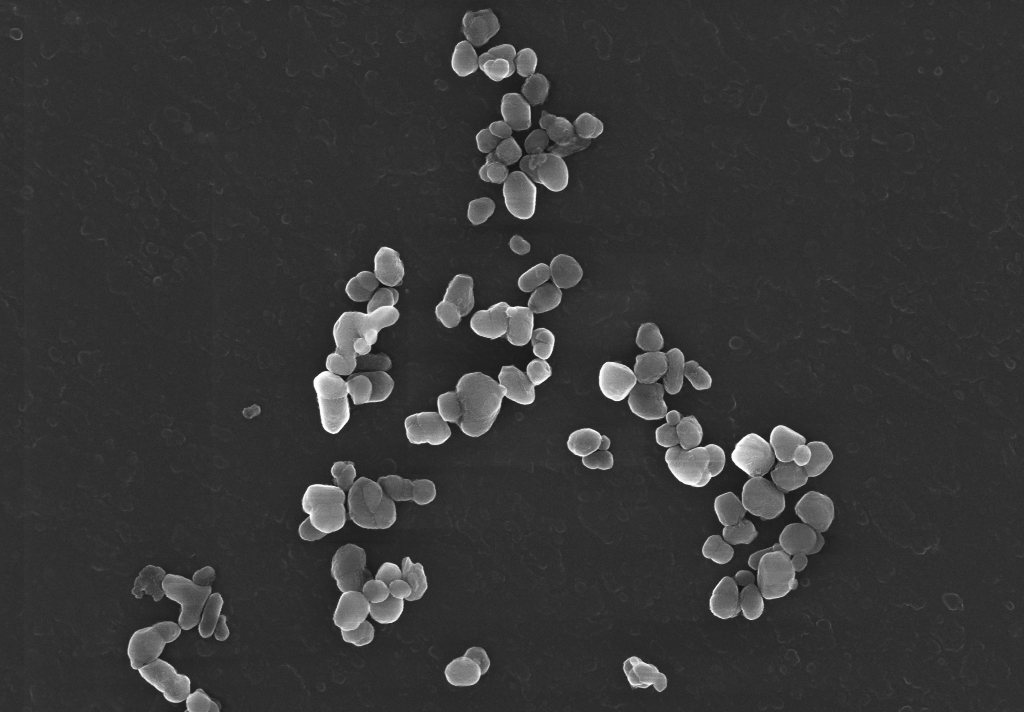
#> input picture archive/Automatic_SEM_Image_Segmentation/Input_Images/1908248.tif, 1024 x 712 px
$ python -i Measurements.py   (imports and definitions only)
#> lines starting #> are read from the running program, lines starting #| are printed output that depends on the picture; after the words box and inside, x2 and y2 are one past the last pixel; in counts of white or black regions, pixels touching at a corner belong together
#> further down, picture is the input picture: shape (712, 1024, 3); min 19, max 254, mean 55.1
import numpy as np
import cv2

from skimage.filters import threshold_otsu
from skimage.segmentation import watershed
from skimage.feature import peak_local_max
from scipy import ndimage


class Measure(object):
    """
    Helper class for obtaining different measurements of objects in an image.
    Requires numpy, cv2, scipy and scikit-image.
    For installation, run:
    pip install numpy
    pip install opencv-python
    pip install scipy
    pip install scikit-image
    """

    def __init__(self, img, pixelDistance=1.0, knownDistance=1.0, unit='pixels', threshold=-1.0, darkBackground=False,
                 applyWatershed=True, excludeEdges=True, grayscaleImage=None):
        """
        :param img: Image (as numpy array)
        :param pixelDistance: For calibration: Known distance of an object in pixels
        :param knownDistance: For calibration: Known distance of an object in real units
        :param unit: For calibration: Unit used in the calibration
        :param threshold: If the image is not a black/white image, use this value for the threshold (-1 means Otsu)
        :param darkBackground: Is the background dark or bright (only relevant if the image is thresholded)
        :param excludeEdges: Exclude particles touching the edges of the image
        :param grayscaleImage: The grayscale image (only relevant if img is a mask of a corresponding grayscale image
                               and mean intensities under the mask are needed)
        """
#> called with pixelDistance = 1, knownDistance = 1, unit = 'pixels', threshold = -1, darkBackground = False, applyWatershed = True, excludeEdges = True
        # If not a grayscale image, convert to grayscale and apply
        # threshold and watershed (needed by cv2.findContours())
        if len(img.shape) != 2:
            self.image = cv2.cvtColor(src=img.copy(), code=cv2.COLOR_BGR2GRAY).copy()
        #if any values where 0<val<255
        if np.any((img > 1) & (img < 255)) or np.all((img >= 0) & (img <= 1)):
            self.image = Measure.segment(img, threshold=threshold, darkBackground=darkBackground,
                                      applyWatershed=applyWatershed)
        else:
            self.image = np.asarray(img.copy(), dtype='uint8')

        if not (grayscaleImage is None):
            if len(grayscaleImage.shape) != 2:
                self.gsImage = cv2.cvtColor(src=grayscaleImage.copy(), code=cv2.COLOR_BGR2GRAY).copy()
            else:
                self.gsImage = np.asarray(grayscaleImage.copy())

        self._allContours = None
        self._convexHullUpper = None
        self._convexHullLower = None
        self.areas = None
        self.completenessScores = None
        self.contours = None
        self.contourHierarchy = None
        self.convexHulls = None
        self.convexnessScores = None
        self.maxFeretDiameters = None
        self.maxFeretPoints = None
        self.minFeretDiameters = None
        self.minFeretPoints = None
        self.number = None
        self.perimeters = None
        self.meanIntensities = None
        self.minAreaRects = None
        self.minFeretRects = None

        self.pixelDistance = pixelDistance
        self.knownDistance = knownDistance
        self.unit = unit
        self.excludeEdges = excludeEdges

        # Get the contours because they are needed for all further calculations
        self.__calculateContours()

    # [185 lines left out: functions __orientation, __polygon_area, __dist, __rotate_contour, __calculateContours, __removeShapeMeasurements and 1 more, not called in this run]

    @staticmethod
    def segment(image, threshold=-1.0, applyWatershed=True, min_distance=9, darkBackground=False):
        """
        Segments a grayscale image based on threshold and watershed.
        :param image: Image that is segmented
        :param threshold: Threshold value (if < 0, Otsu threshold is applied)
        :param applyWatershed: Whether to apply Watershed after thresholding
        :param min_distance: Minimum distance that will be split by watershed lines (increase if oversegmentation occurs)
        :param darkBackground: If True, values > threshold are set to 255, if False, values < Threshold are set to 255.
        :return: Segmented image as numpy array of dtype=uint8, values are 0 and 255.
        """
#> called with threshold = -1, applyWatershed = True, min_distance = 9, darkBackground = False
        img = image.copy()

        if threshold < 0:
            threshold = threshold_otsu(img)
#> threshold = 89
        if darkBackground:
            mask = img > threshold
        else:
            mask = img < threshold
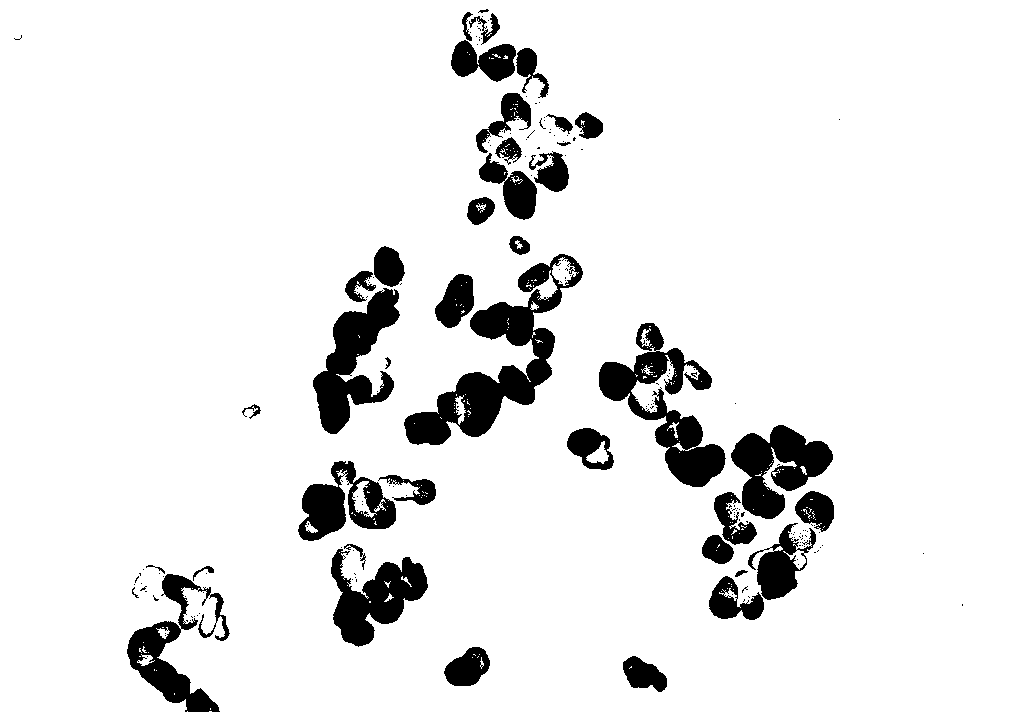
#> mask: shape (712, 1024, 3) bool; 91.3% white; 198 black regions (158 under 20 px), largest, box (x1, y1, x2, y2) and area: (404, 254, 583, 445) 9587, (599, 323, 726, 487) 7152, (313, 288, 400, 434) 5795

        if not applyWatershed or np.min(mask) == np.max(mask):
            return np.asarray(mask * 255, dtype='uint8')

        # Get the Euclidian Distance Map and smooth it
        distance = ndimage.distance_transform_edt(mask)
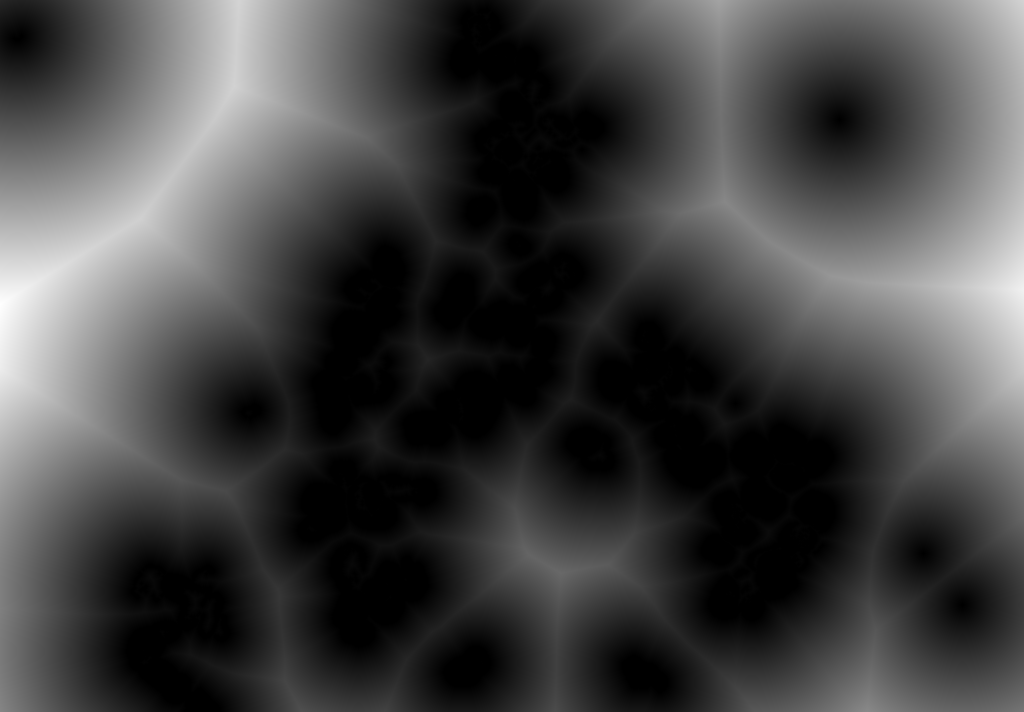
#> distance: shape (712, 1024, 3) float64; min 0, max 264.6, mean 70.6; drawn with min black and max white
        distance = ndimage.gaussian_filter(distance, sigma=1)

        # Get the local maxima of the distance map as an image
        local_max = peak_local_max(distance, min_distance=min_distance)
#> local_max = empty array
        local_maxi = np.zeros_like(img, dtype='uint8')
        local_maxi[tuple(local_max.T)] = 1

        # Merge maxima that are close by
        # local_maxi = ndimage.binary_dilation(local_maxi, iterations=2)
        # Contract the maxima back into a single point
        # local_maxi = ndimage.binary_erosion(local_maxi, iterations=2)

        markers = ndimage.label(local_maxi)[0]
#> (the run stopped early here; a loop or call above may not have finished)

$ run again, on archive/Automatic_SEM_Image_Segmentation/Input_Images/1908250.tif
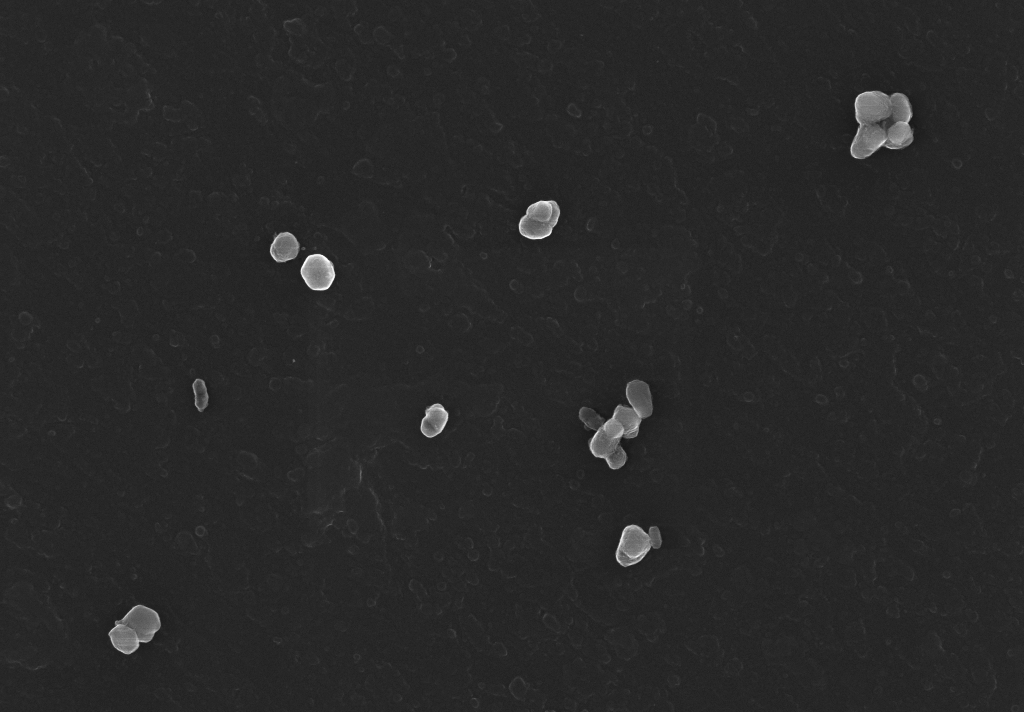
#> input picture archive/Automatic_SEM_Image_Segmentation/Input_Images/1908250.tif, 1024 x 712 px
#> picture is the input picture: shape (712, 1024, 3); min 21, max 254, mean 40.8
#> threshold = 84
#> in segment, `mask = img < threshold`:
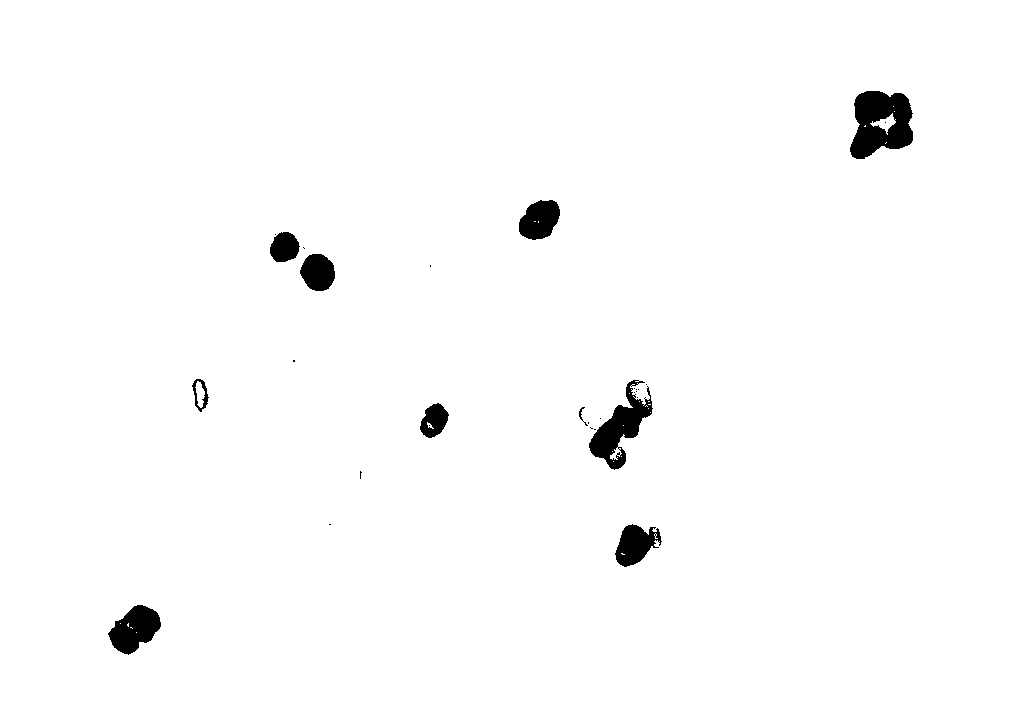
#> mask: shape (712, 1024, 3) bool; 98.4% white; 29 black regions (19 under 20 px), largest, box (x1, y1, x2, y2) and area: (850, 91, 913, 159) 3033, (589, 380, 653, 470) 2211, (108, 605, 161, 655) 1625
#> in segment, `distance = ndimage.distance_transform_edt(mask)`:
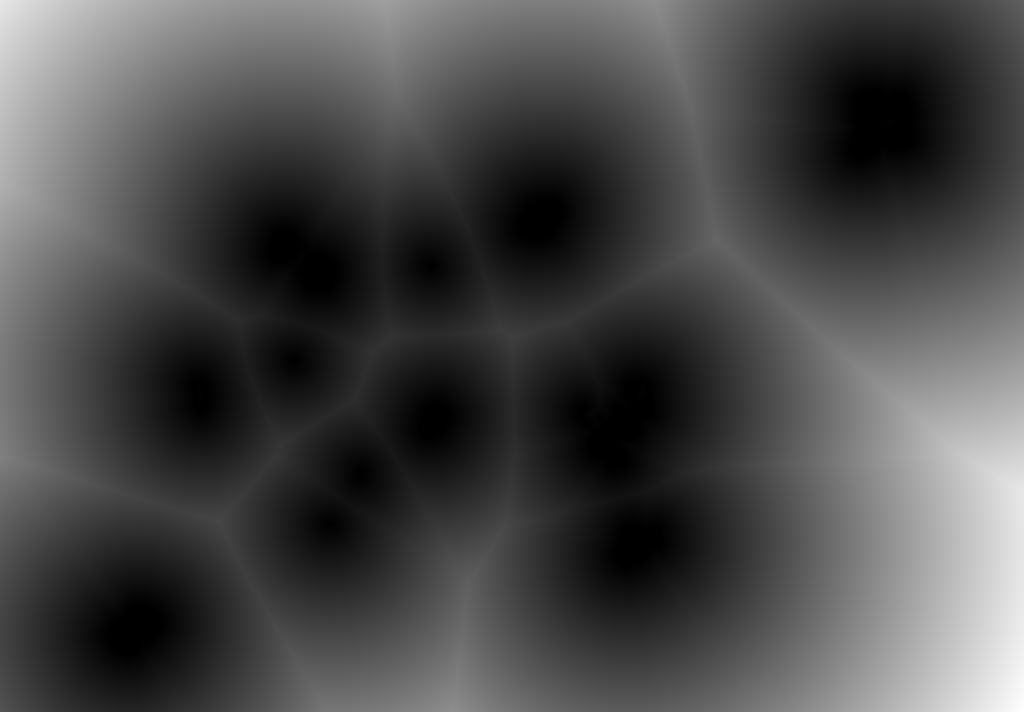
#> distance: shape (712, 1024, 3) float64; min 0, max 399.6, mean 116.7; drawn with min black and max white
#> local_max = empty array

$ run again, on archive/Automatic_SEM_Image_Segmentation/Input_Images/1908256.tif
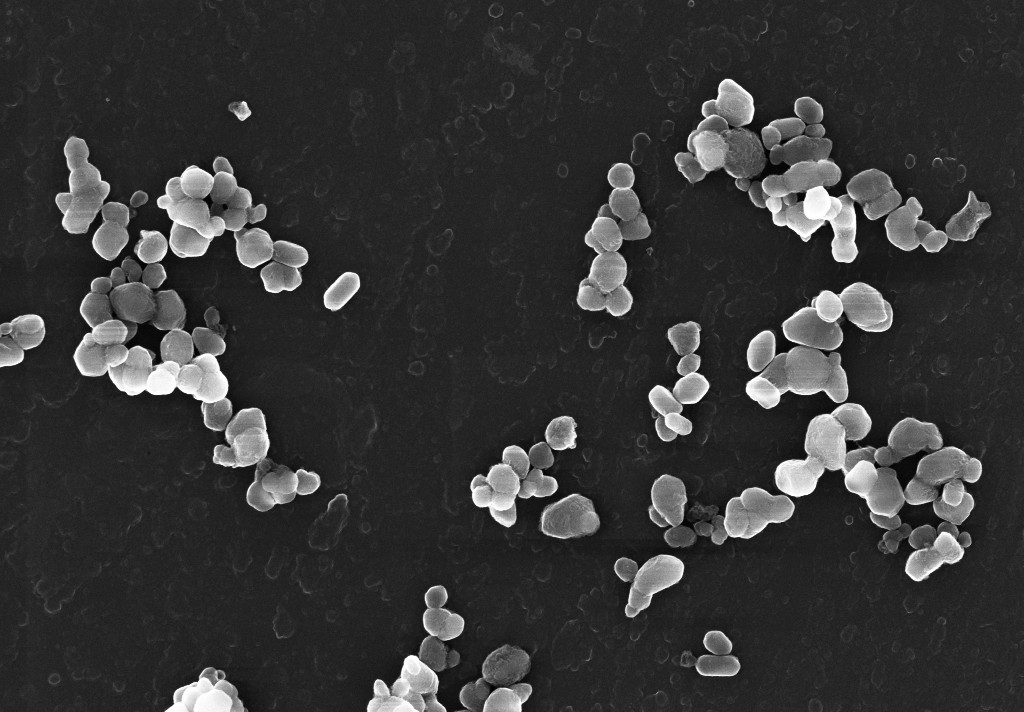
#> input picture archive/Automatic_SEM_Image_Segmentation/Input_Images/1908256.tif, 1024 x 712 px
#> picture is the input picture: shape (712, 1024, 3); min 2, max 254, mean 54.3
#> threshold = 100
#> in segment, `mask = img < threshold`:
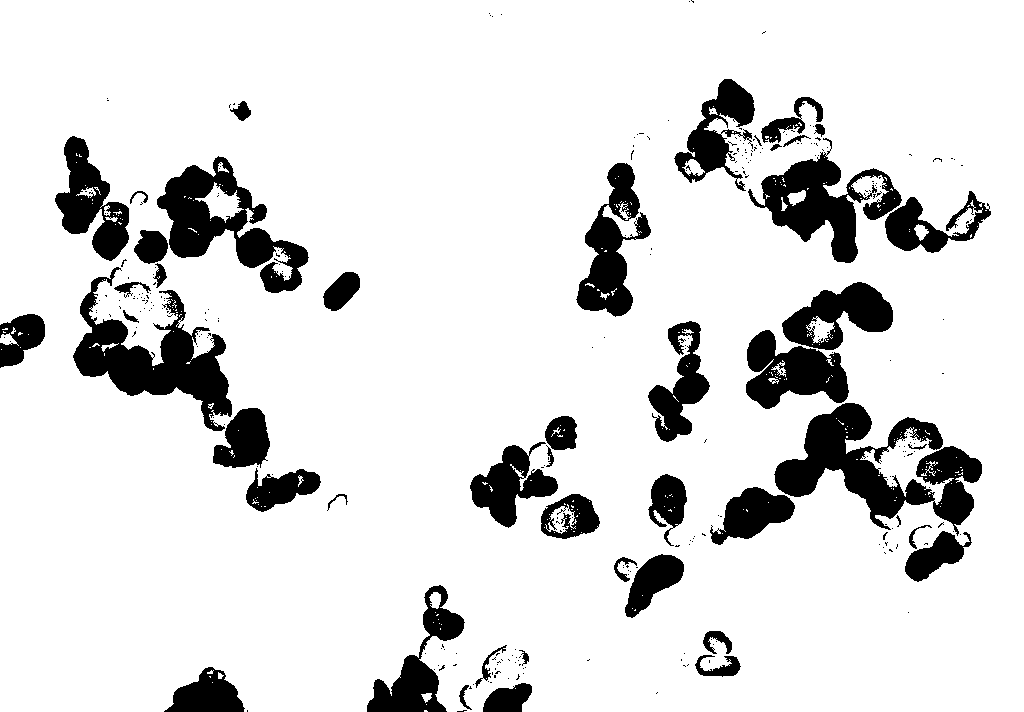
#> mask: shape (712, 1024, 3) bool; 86.9% white; 323 black regions (276 under 20 px), largest, box (x1, y1, x2, y2) and area: (774, 403, 982, 536) 11234, (73, 267, 232, 431) 9192, (157, 156, 309, 293) 7763
#> in segment, `distance = ndimage.distance_transform_edt(mask)`:
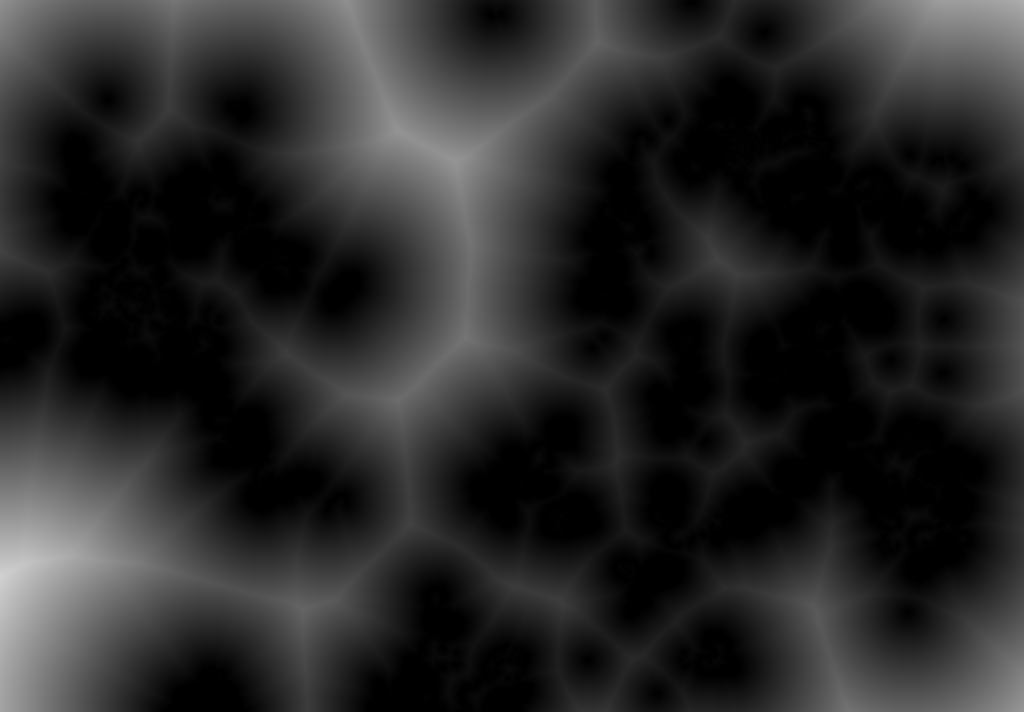
#> distance: shape (712, 1024, 3) float64; min 0, max 209, mean 40.7
#> local_max = empty array
